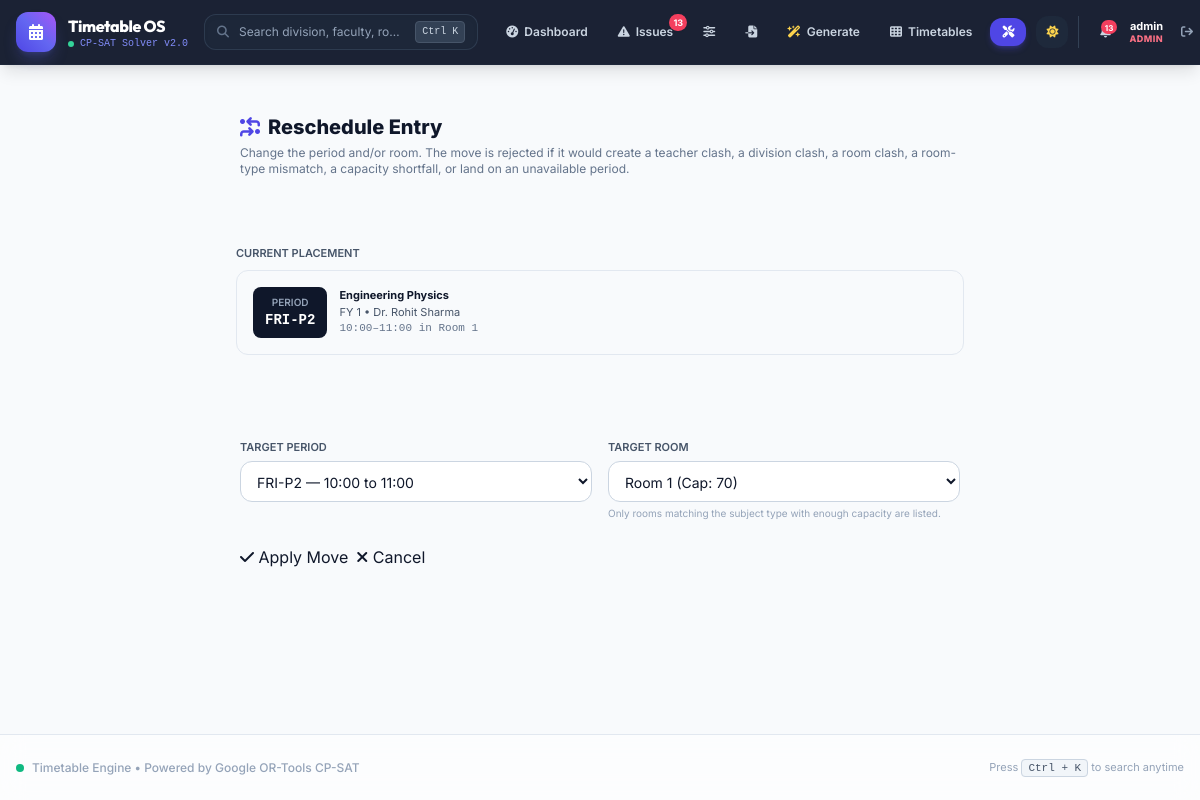
Before: /manage/entries/736/move/ (signed in) with the older database file.
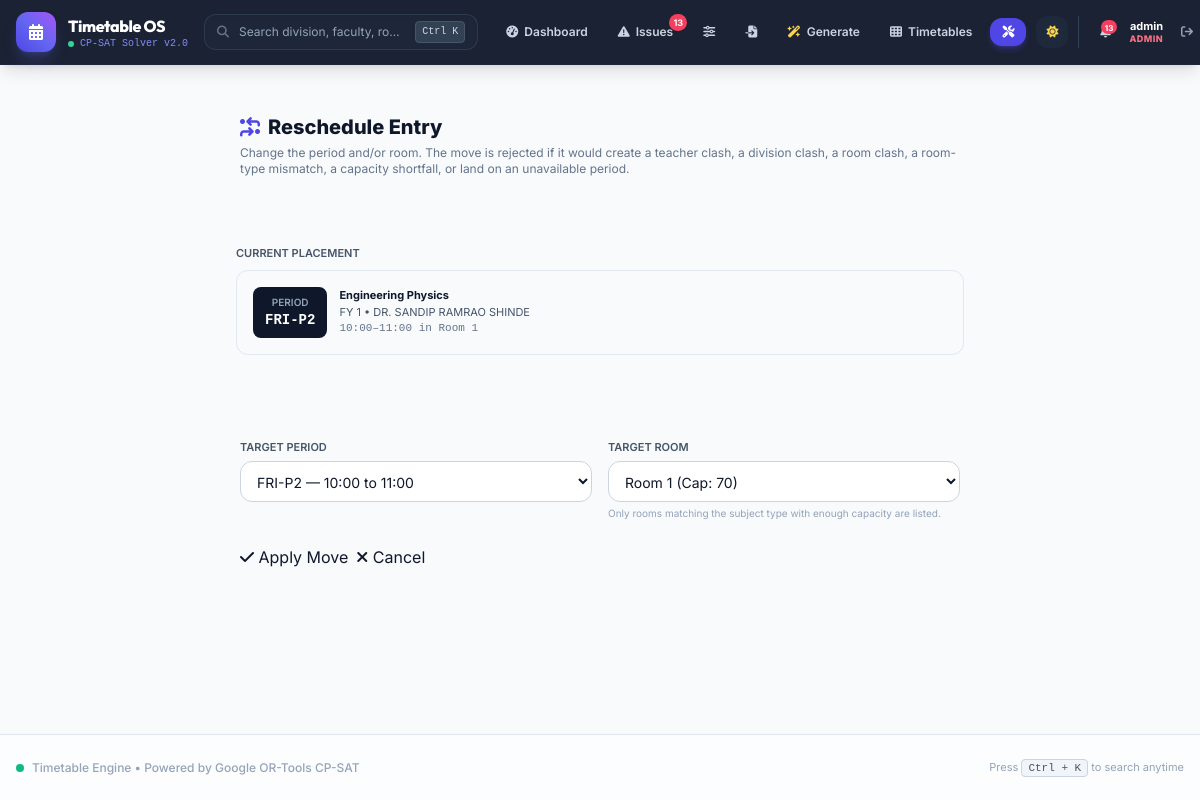
After: the same page with the newer database file.
### scheduler/models.py (models this page shows, shortened)
class TimetableEntry(models.Model):
    semester = models.ForeignKey(Semester, on_delete=models.CASCADE, related_name='timetable_entries')
    assignment = models.ForeignKey(Assignment, on_delete=models.CASCADE, related_name='timetable_entries')
    room = models.ForeignKey(Room, on_delete=models.CASCADE, related_name='timetable_entries')
    time_slot = models.ForeignKey(TimeSlot, on_delete=models.CASCADE, related_name='timetable_entries')
    class Meta:
        unique_together = ('semester', 'time_slot', 'room')
        ordering = ['time_slot__day', 'time_slot__period_number']

class Assignment(models.Model):
    semester = models.ForeignKey(Semester, on_delete=models.CASCADE, related_name='assignments')
    teacher = models.ForeignKey(Teacher, on_delete=models.CASCADE, related_name='assignments')
    subject = models.ForeignKey(Subject, on_delete=models.CASCADE, related_name='assignments')
    division = models.ForeignKey(YearDivision, on_delete=models.CASCADE, related_name='assignments')
    total_hours_for_semester = models.IntegerField(default=60)
    class Meta:
        unique_together = ('semester', 'teacher', 'subject', 'division')
        ordering = ['division__year', 'division__division_number', 'subject__name']

class Teacher(models.Model):
    user = models.OneToOneField(
        settings.AUTH_USER_MODEL,
        null=True,
        blank=True,
        on_delete=models.SET_NULL,
        related_name='teacher_profile',
        help_text="Linked login account. When set, this teacher can sign in and see only their own timetable.",
    )
    name = models.CharField(max_length=150)
    max_hours_per_week = models.IntegerField(default=24)
    class Meta:
        ordering = ['name']

class TimeSlot(models.Model):
    day = models.CharField(max_length=3, choices=DAY_CHOICES)
    period_number = models.IntegerField()
    start_time = models.TimeField()
    end_time = models.TimeField()
    class Meta:
        ordering = ['day', 'period_number']
        unique_together = ('day', 'period_number')
    @property
    def slot_code(self):
        return f"{self.day}-P{self.period_number}"

class Subject(models.Model):
    code = models.CharField(max_length=50, blank=True, null=True)
    name = models.CharField(max_length=150)
    is_lab = models.BooleanField(default=False)
    class Meta:
        ordering = ['name']

class YearDivision(models.Model):
    year = models.IntegerField(help_text="Year of study (1-4)")
    division_number = models.IntegerField(help_text="Sequential division number (1, 2, ...)")
    division_label = models.CharField(
        max_length=20, default="",
        help_text="Display label for the division (e.g. A, B, N). Defaults to the division number.",
    )
    division_prefix = models.CharField(
        max_length=10, default="",
        help_text="Name prefix derived from year (SY, TY, SEDA, ...). Auto-filled if blank.",
    )
    strength = models.IntegerField(default=60)
    name = models.CharField(max_length=100, blank=True)
    class Meta:
        ordering = ['year', 'division_number']
        unique_together = ('year', 'division_number')

class Room(models.Model):
    name = models.CharField(max_length=100, unique=True)
    is_lab = models.BooleanField(default=False)
    capacity = models.IntegerField(default=60)
    class Meta:
        ordering = ['is_lab', 'name']

### scheduler/views.py (the view, shortened to what this page needs)
# urls.py: path('manage/entries/<int:pk>/move/', views.move_entry_view, name='move_entry'),
@admin_required
def move_entry_view(request, pk):
    entry = get_object_or_404(
        TimetableEntry.objects.select_related(
            "assignment__subject", "assignment__teacher", "assignment__division", "room", "time_slot"
        ),
        pk=pk,
    )
    slots = TimeSlot.objects.all().order_by("day", "period_number")
    legal_rooms = available_rooms_for(entry.assignment)
    context = {
        "entry": entry,
        "slots": slots,
        "rooms": legal_rooms,
        "selected_slot_id": request.POST.get("time_slot_id") or entry.time_slot_id,
        "selected_room_id": request.POST.get("room_id") or entry.room_id,
    }
    return render(request, "scheduler/move_entry.html", context)

### scheduler/context_processors.py (called while the page is built)
def navigation_context(request):
    user = getattr(request, "user", None)
    if user is None or not user.is_authenticated:
        return {"notifications_unread": 0, "unread_count": 0}
    unread = Notification.objects.filter(recipient=user, is_read=False).count()
    return {"notifications_unread": unread, "unread_count": unread}

### scheduler/edits.py (called while the page is built)
def available_rooms_for(assignment):
    return [
        room
        for room in Room.objects.all()
        if room.is_lab == assignment.subject.is_lab and room.capacity >= assignment.division.strength
    ]

### scheduler/roles.py (called while the page is built, shortened)
def is_admin(user):
    if not user or not user.is_authenticated:
        return False
    if user.is_superuser or user.is_staff:
        return True
    return user.groups.filter(name=ADMIN_GROUP).exists()

def admin_required(view):
    @login_required
    @wraps(view)
    def _wrapped(request, *args, **kwargs):
        return view(request, *args, **kwargs)
    return _wrapped

### scheduler/templates/scheduler/move_entry.html (shortened to what this page needs)
{% extends "scheduler/base.html" %}
{% block content %}
<div class="max-w-3xl mx-auto space-y-6">
  <div class="card p-4 sm:p-6">
    <h1 class="text-xl font-extrabold text-slate-900 flex items-center gap-2">
      <i class="fa-solid fa-arrows-turn-to-dots text-indigo-600"></i> Reschedule Entry
    </h1>
    <p class="text-xs text-slate-500 mt-1">
      Change the period and/or room. The move is rejected if it would create a teacher clash, a division clash,
      a room clash, a room-type mismatch, a capacity shortfall, or land on an unavailable period.
    </p>
  </div>
  <div class="card p-4 sm:p-5">
    <p class="text-[11px] font-semibold text-slate-600 uppercase mb-2">Current Placement</p>
    <div class="flex flex-wrap items-center gap-3 p-4 rounded-xl bg-slate-50 border border-slate-200">
      <div class="text-center px-3 py-2 rounded-lg bg-slate-900 text-white shrink-0">
        <p class="text-[10px] uppercase text-slate-400 font-semibold">Period</p>
        <p class="text-sm font-bold font-mono">{{ entry.time_slot.slot_code }}</p>
      </div>
      <div class="text-[11px] text-slate-600">
        <p class="font-bold text-slate-900">{{ entry.assignment.subject.name }}
        </p>
        <p>{{ entry.assignment.division.name }} &bull; {{ entry.assignment.teacher.name }}</p>
        <p class="font-mono text-slate-500">{{ entry.time_slot.start_time|time:"H:i" }}&ndash;{{ entry.time_slot.end_time|time:"H:i" }} in {{ entry.room.name }}</p>
      </div>
    </div>
  </div>
  <form method="POST" class="card p-4 sm:p-6 space-y-4">
    <div class="grid sm:grid-cols-2 gap-4">
      <div>
        <label for="time_slot_id" class="block text-[11px] font-semibold text-slate-600 uppercase mb-1.5">Target Period</label>
        <select name="time_slot_id" id="time_slot_id" required class="w-full px-3 py-2.5 rounded-xl border border-slate-300 text-sm bg-white focus:ring-2 focus:ring-indigo-500 outline-none">
          {% for slot in slots %}
          <option value="{{ slot.id }}" {% if selected_slot_id == slot.id %}selected{% endif %}>
            {{ slot.slot_code }} &mdash; {{ slot.start_time|time:"H:i" }} to {{ slot.end_time|time:"H:i" }}
          </option>
          {% endfor %}
        </select>
      </div>
      <div>
        <label for="room_id" class="block text-[11px] font-semibold text-slate-600 uppercase mb-1.5">Target Room</label>
        <select name="room_id" id="room_id" required class="w-full px-3 py-2.5 rounded-xl border border-slate-300 text-sm bg-white focus:ring-2 focus:ring-indigo-500 outline-none">
          {% for room in rooms %}
          <option value="{{ room.id }}" {% if selected_room_id == room.id %}selected{% endif %}>
            {{ room.name }} (Cap: {{ room.capacity }})
          </option>
          {% empty %}
          <option disabled selected>No room satisfies this subject's type and the division's strength</option>
          {% endfor %}
        </select>
        <p class="text-[10px] text-slate-400 mt-1">
          Only rooms matching the subject type with enough capacity are listed.
        </p>
      </div>
    </div>
    <div class="flex flex-wrap gap-2 pt-2">
      <button type="submit" class="btn-primary">
        <i class="fa-solid fa-check"></i> Apply Move
      </button>
      <a href="{% url 'scheduler:manage_entries' %}?semester_id={{ entry.semester_id }}" class="btn-ghost">
        <i class="fa-solid fa-xmark"></i> Cancel
      </a>
    </div>
  </form>
</div>
{% endblock %}

Changed rows visible on the page:
changed through a linked row, TimetableEntry "FRI-P2": assignment.teacher.name "Dr. Rohit Sharma" → "DR. SANDIP RAMRAO SHINDE"
